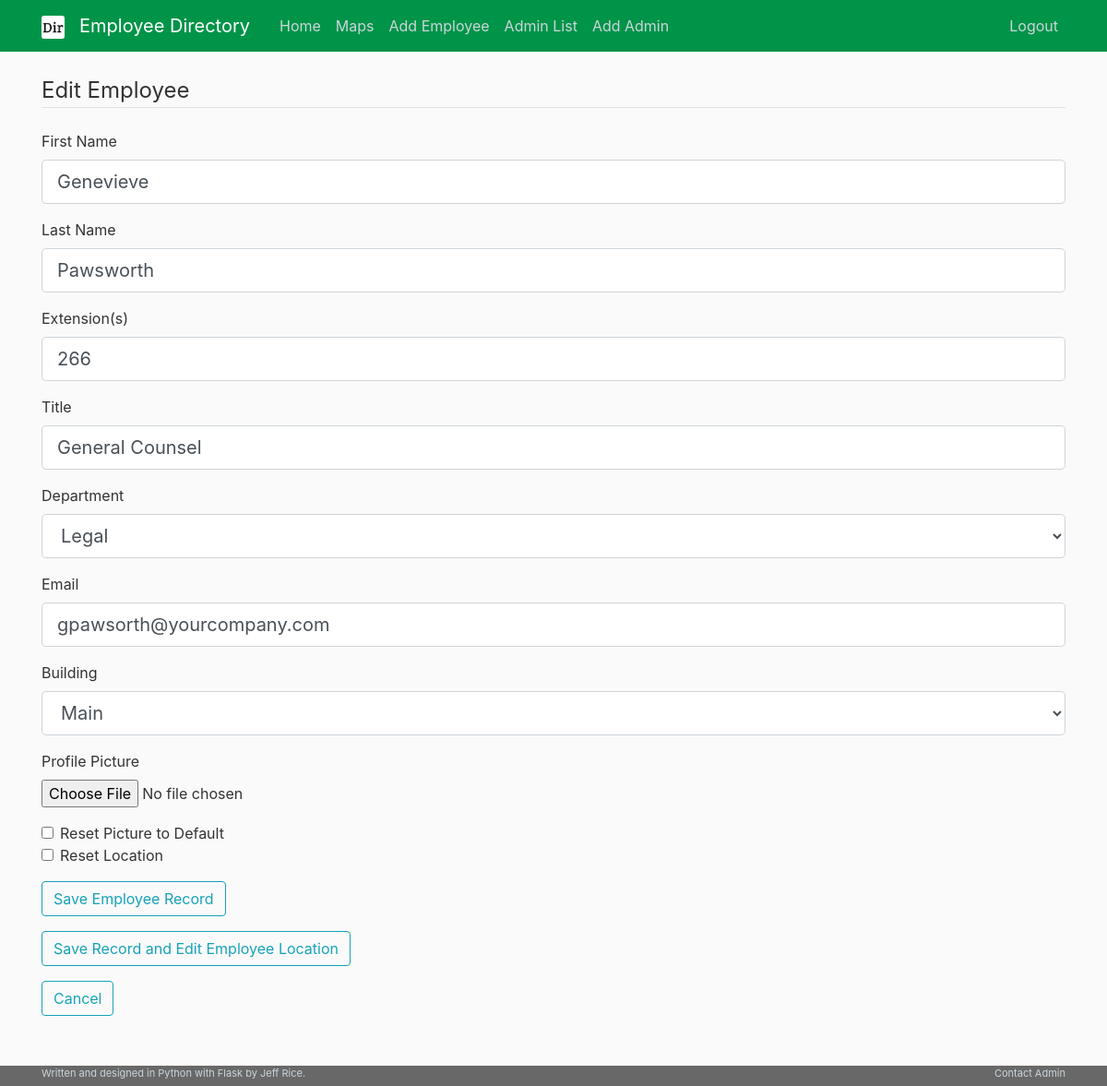
The app's page /editEmployee?emp=1 (signed in) with its own data.
### phoneDirectory/models.py (models this page shows, shortened)
class Employee(db.Model):
    id = db.Column(db.Integer, primary_key=True)
    firstName = db.Column(db.String(255), nullable=False)
    lastName = db.Column(db.String(255), nullable=True)
    extension = db.Column(db.Integer, unique=False, nullable=True)
    title = db.Column(db.String(255), nullable=True)
    department = db.Column(db.String(255), unique=False, nullable=True)
    email = db.Column(db.String(255), unique=False, nullable=True)
    picture = db.Column(db.String(20), nullable=False, default='defaultprofile.jpg')
    building = db.Column(db.String(255), nullable=True)
    buildingLoc = db.Column(db.String(50), nullable=True, default='None')

### phoneDirectory/emp/routes.py (the view, shortened to what this page needs)
@emp.route("/editEmployee", methods=['GET', 'POST'])
def editEmployee():
    if not current_user.is_authenticated:
        flash('Login Required.', 'danger')
        return redirect(url_for('main.home'))
    id = request.args['emp']
    employee = Employee.query.filter_by(id=id).first()
    if not employee:
        flash(f'Error, not a valid employee entry. Please notify site administrator. ID={id}', 'warning')
        return redirect(url_for('main.home'))
    form = EditEmployeeForm(obj=employee)
    if form.cancel.data:
        return redirect(url_for('main.home'))
    return render_template('editEmployee.html', title='Edit Employee Record', form=form)

### phoneDirectory/models.py (called while the page is built)
@login_manager.user_loader
def load_user(user_id):
    return Admin.query.get(int(user_id))

### phoneDirectory/routes.py (called while the page is built)
@current_app.before_request
def before_request():
    session.permanent = True
    current_app.permanent_session_lifetime = timedelta(minutes=30)

### phoneDirectory/templates/editEmployee.html (shortened to what this page needs)
{% extends "layout.html" %}
{% block content %}
	<div class="content-section">
		<form method="POST" action="" enctype="multipart/form-data">
			<fieldset class="form-group">
				<legend class="border-bottom mb-4">Edit Employee</legend>
				<div class="form-group">
					{{ form.firstName.label(class="form-control-label") }}
					{% if form.firstName.errors %}
						{{ form.firstName(class="form-control form-control-lg is-invalid") }}
						<div class="invalid-feedback">
							{% for error in form.firstName.errors %}
								<span>{{ error }}</span>
							{% endfor %}
						</div>
					{% else %}
						{{ form.firstName(class="form-control form-control-lg") }}
					{% endif %}
				</div>
				<div class="form-group">
					{{ form.lastName.label(class="form-control-label") }}
					{% if form.lastName.errors %}
						{{ form.lastName(class="form-control form-control-lg is-invalid") }}
						<div class="invalid-feedback">
							{% for error in form.lastName.errors %}
								<span>{{ error }}</span>
							{% endfor %}
						</div>
					{% else %}
						{{ form.lastName(class="form-control form-control-lg") }}
					{% endif %}
				</div>
				<div class="form-group">
					{{ form.extension.label(class="form-control-label") }}
					{% if form.extension.errors %}
						{{ form.extension(class="form-control form-control-lg is-invalid") }}
						<div class="invalid-feedback">
							{% for error in form.extension.errors %}
								<span>{{ error }}</span>
							{% endfor %}
						</div>
					{% else %}
						{{ form.extension(class="form-control form-control-lg") }}
					{% endif %}
				</div>
				<div class="form-group">
					{{ form.title.label(class="form-control-label") }}
					{% if form.title.errors %}
						{{ form.title(class="form-control form-control-lg is-invalid") }}
						<div class="invalid-feedback">
							{% for error in form.title.errors %}
								<span>{{ error }}</span>
							{% endfor %}
						</div>
					{% else %}
						{{ form.title(class="form-control form-control-lg") }}
					{% endif %}
				</div>
				<div class="form-group">
					{{ form.department.label(class="form-control-label") }}
					{% if form.department.errors %}
						{{ form.department(class="form-control form-control-lg is-invalid") }}
						<div class="invalid-feedback">
							{% for error in form.department.errors %}
								<span>{{ error }}</span>
							{% endfor %}
						</div>
					{% else %}
						{{ form.department(class="form-control form-control-lg") }}
					{% endif %}
				</div>
				<div class="form-group">
					{{ form.email.label(class="form-control-label") }}
					{% if form.email.errors %}
						{{ form.email(class="form-control form-control-lg is-invalid") }}
						<div class="invalid-feedback">
							{% for error in form.email.errors %}
								<span>{{ error }}</span>
							{% endfor %}
						</div>
					{% else %}
						{{ form.email(class="form-control form-control-lg") }}
					{% endif %}
				</div>
				<div class="form-group">
					{{ form.building.label(class="form-control-label") }}
					{% if form.building.errors %}
						{{ form.building(class="form-control form-control-lg is-invalid") }}
						<div class="invalid-feedback">
							{% for error in form.building.errors %}
								<span>{{ error }}</span>
							{% endfor %}
						</div>
					{% else %}
						{{ form.building(class="form-control form-control-lg") }}
					{% endif %}
				</div>
				<div class="form-group">
					{{ form.picture.label }}
					{{ form.picture(class="form-control-file") }}
				</div>
				<div class="form-check">
					{{ form.resetPicture(class="form-check-input") }}
					{{ form.resetPicture.label(class="form-check-label") }}
				</div>
				<div class="form-check">
					{{ form.resetLocation(class="form-check-input") }}
					{{ form.resetLocation.label(class="form-check-label") }}
				</div>
			</fieldset>
			<div class="form-group">
				{{ form.submit(class="btn btn-outline-info") }}
			</div>
			<div class="form-group">
				{{ form.locSelect(class="btn btn-outline-info") }}
			</div>
			<div class="form-group">
				{{ form.cancel(class="btn btn-outline-info") }}
			</div>
		</form>
	</div>
{% endblock content %}

### phoneDirectory/static/main.css (style rules this page uses)
html { position: relative; min-height: 100%; }
body { background: #fafafa; color: #333333; margin-top: 5rem; margin-bottom: 60px; }

### records on screen
Employee: firstName "Genevieve", lastName "Pawsworth", extension "266", title "General Counsel", department "Legal", email "gpawsorth@yourcompany.com", building "Main"
